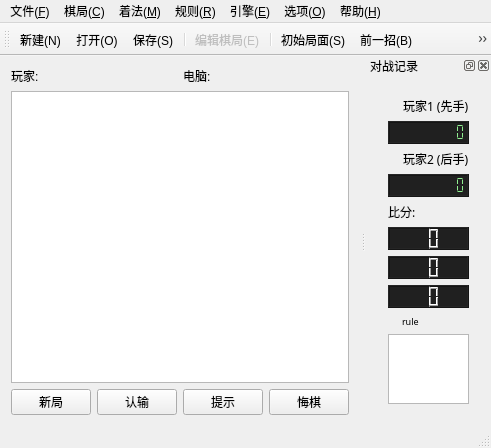
<?xml version="1.0" encoding="UTF-8"?>
<ui version="4.0">
 <class>NineChessWindowClass</class>
 <widget class="QMainWindow" name="NineChessWindowClass">
  <property name="geometry">
   <rect>
    <x>0</x>
    <y>0</y>
    <width>491</width>
    <height>418</height>
   </rect>
  </property>
  <property name="windowTitle">
   <string>三棋</string>
  </property>
  <widget class="QWidget" name="centralWidget">
   <property name="sizePolicy">
    <sizepolicy hsizetype="Expanding" vsizetype="Expanding">
     <horstretch>3</horstretch>
     <verstretch>3</verstretch>
    </sizepolicy>
   </property>
   <property name="autoFillBackground">
    <bool>false</bool>
   </property>
   <layout class="QVBoxLayout" name="verticalLayout_3">
    <item>
     <layout class="QHBoxLayout" name="horizontalLayout_3">
      <item>
       <widget class="QLabel" name="label_2">
        <property name="text">
         <string>玩家:</string>
        </property>
       </widget>
      </item>
      <item>
       <widget class="QLabel" name="label">
        <property name="text">
         <string>电脑:</string>
        </property>
       </widget>
      </item>
     </layout>
    </item>
    <item>
     <widget class="GameView" name="gameView">
      <property name="sizePolicy">
       <sizepolicy hsizetype="Expanding" vsizetype="Expanding">
        <horstretch>10</horstretch>
        <verstretch>10</verstretch>
       </sizepolicy>
      </property>
      <property name="minimumSize">
       <size>
        <width>240</width>
        <height>240</height>
       </size>
      </property>
      <property name="styleSheet">
       <string notr="true">background-image: url(:/image/resources/image/background.png);</string>
      </property>
      <property name="verticalScrollBarPolicy">
       <enum>Qt::ScrollBarAlwaysOff</enum>
      </property>
      <property name="horizontalScrollBarPolicy">
       <enum>Qt::ScrollBarAlwaysOff</enum>
      </property>
     </widget>
    </item>
    <item>
     <layout class="QHBoxLayout" name="horizontalLayout">
      <item>
       <widget class="QPushButton" name="pushButton_newGame">
        <property name="text">
         <string>新局</string>
        </property>
        <property name="flat">
         <bool>false</bool>
        </property>
       </widget>
      </item>
      <item>
       <widget class="QPushButton" name="pushButton_giveUp">
        <property name="text">
         <string>认输</string>
        </property>
       </widget>
      </item>
      <item>
       <widget class="QPushButton" name="pushButton_hint">
        <property name="text">
         <string>提示</string>
        </property>
       </widget>
      </item>
      <item>
       <widget class="QPushButton" name="pushButton_retractMove">
        <property name="text">
         <string>悔棋</string>
        </property>
       </widget>
      </item>
     </layout>
    </item>
   </layout>
  </widget>
  <widget class="QMenuBar" name="menuBar">
   <property name="geometry">
    <rect>
     <x>0</x>
     <y>0</y>
     <width>491</width>
     <height>17</height>
    </rect>
   </property>
   <widget class="QMenu" name="menu_F">
    <property name="title">
     <string>文件(&amp;F)</string>
    </property>
    <addaction name="actionNew_N"/>
    <addaction name="actionOpen_O"/>
    <addaction name="actionSave_S"/>
    <addaction name="actionSaveAs_A"/>
    <addaction name="separator"/>
    <addaction name="actionExit_X"/>
   </widget>
   <widget class="QMenu" name="menu_C">
    <property name="title">
     <string>棋局(&amp;C)</string>
    </property>
    <addaction name="actionEdit_E"/>
    <addaction name="separator"/>
    <addaction name="actionFlip_F"/>
    <addaction name="actionMirror_M"/>
    <addaction name="actionTurnRight_R"/>
    <addaction name="actionTurnLeftt_L"/>
    <addaction name="actionInvert_I"/>
   </widget>
   <widget class="QMenu" name="menu_M">
    <property name="title">
     <string>着法(&amp;M)</string>
    </property>
    <addaction name="actionBegin_S"/>
    <addaction name="actionPrevious_B"/>
    <addaction name="actionNext_F"/>
    <addaction name="actionEnd_E"/>
    <addaction name="actionAutoRun_A"/>
    <addaction name="separator"/>
    <addaction name="actionGiveUp_G"/>
    <addaction name="separator"/>
   </widget>
   <widget class="QMenu" name="menu_E">
    <property name="title">
     <string>引擎(&amp;E)</string>
    </property>
    <addaction name="actionEngine_E"/>
    <addaction name="actionLocal_L"/>
    <addaction name="actionInternet_I"/>
    <addaction name="separator"/>
    <addaction name="actionEngine1_T"/>
    <addaction name="actionEngine2_R"/>
   </widget>
   <widget class="QMenu" name="menu_O">
    <property name="title">
     <string>选项(&amp;O)</string>
    </property>
    <addaction name="actionSetting_O"/>
    <addaction name="separator"/>
    <addaction name="actionToolBar_T"/>
    <addaction name="actionDockBar_D"/>
    <addaction name="actionMusic_M"/>
    <addaction name="actionSound_S"/>
    <addaction name="actionAnimation_A"/>
   </widget>
   <widget class="QMenu" name="menu_H">
    <property name="title">
     <string>帮助(&amp;H)</string>
    </property>
    <addaction name="actionViewHelp_V"/>
    <addaction name="actionWeb_W"/>
    <addaction name="actionAbout_A"/>
   </widget>
   <widget class="QMenu" name="menu_R">
    <property name="title">
     <string>规则(&amp;R)</string>
    </property>
    <addaction name="separator"/>
    <addaction name="actionLimited_T"/>
    <addaction name="separator"/>
   </widget>
   <addaction name="menu_F"/>
   <addaction name="menu_C"/>
   <addaction name="menu_M"/>
   <addaction name="menu_R"/>
   <addaction name="menu_E"/>
   <addaction name="menu_O"/>
   <addaction name="menu_H"/>
  </widget>
  <widget class="QToolBar" name="mainToolBar">
   <property name="windowTitle">
    <string>工具栏</string>
   </property>
   <attribute name="toolBarArea">
    <enum>TopToolBarArea</enum>
   </attribute>
   <attribute name="toolBarBreak">
    <bool>false</bool>
   </attribute>
   <addaction name="actionNew_N"/>
   <addaction name="actionOpen_O"/>
   <addaction name="actionSave_S"/>
   <addaction name="separator"/>
   <addaction name="actionEdit_E"/>
   <addaction name="separator"/>
   <addaction name="actionBegin_S"/>
   <addaction name="actionPrevious_B"/>
   <addaction name="actionNext_F"/>
   <addaction name="actionEnd_E"/>
   <addaction name="actionAutoRun_A"/>
   <addaction name="separator"/>
   <addaction name="actionEngine1_T"/>
   <addaction name="actionEngine2_R"/>
   <addaction name="actionLocal_L"/>
   <addaction name="actionInternet_I"/>
  </widget>
  <widget class="QDockWidget" name="dockWidget">
   <property name="sizePolicy">
    <sizepolicy hsizetype="Preferred" vsizetype="Preferred">
     <horstretch>0</horstretch>
     <verstretch>0</verstretch>
    </sizepolicy>
   </property>
   <property name="autoFillBackground">
    <bool>false</bool>
   </property>
   <property name="styleSheet">
    <string notr="true">QLCDNumber {
	color: lightgreen;
	background-color: rgb(32, 32, 32);
}</string>
   </property>
   <property name="floating">
    <bool>false</bool>
   </property>
   <property name="allowedAreas">
    <set>Qt::AllDockWidgetAreas</set>
   </property>
   <property name="windowTitle">
    <string>对战记录</string>
   </property>
   <attribute name="dockWidgetArea">
    <number>2</number>
   </attribute>
   <widget class="QWidget" name="dockWidgetContents">
    <property name="sizePolicy">
     <sizepolicy hsizetype="Preferred" vsizetype="Preferred">
      <horstretch>0</horstretch>
      <verstretch>0</verstretch>
     </sizepolicy>
    </property>
    <property name="minimumSize">
     <size>
      <width>0</width>
      <height>0</height>
     </size>
    </property>
    <layout class="QVBoxLayout" name="verticalLayout_2">
     <item>
      <widget class="QSplitter" name="splitter">
       <property name="frameShape">
        <enum>QFrame::NoFrame</enum>
       </property>
       <property name="orientation">
        <enum>Qt::Vertical</enum>
       </property>
       <widget class="QWidget" name="layoutWidget">
        <layout class="QVBoxLayout" name="verticalLayout">
         <item>
          <layout class="QHBoxLayout" name="horizontalLayout_5">
           <property name="spacing">
            <number>1</number>
           </property>
           <property name="sizeConstraint">
            <enum>QLayout::SetDefaultConstraint</enum>
           </property>
           <item>
            <widget class="QLabel" name="picLabel1">
             <property name="sizePolicy">
              <sizepolicy hsizetype="Preferred" vsizetype="Preferred">
               <horstretch>1</horstretch>
               <verstretch>0</verstretch>
              </sizepolicy>
             </property>
             <property name="font">
              <font>
               <pointsize>9</pointsize>
              </font>
             </property>
             <property name="text">
              <string/>
             </property>
             <property name="pixmap">
              <pixmap resource="ninechesswindow.qrc">:/icon/resources/icon/Black.png</pixmap>
             </property>
             <property name="alignment">
              <set>Qt::AlignCenter</set>
             </property>
            </widget>
           </item>
           <item>
            <widget class="QLabel" name="label1">
             <property name="sizePolicy">
              <sizepolicy hsizetype="Preferred" vsizetype="Preferred">
               <horstretch>3</horstretch>
               <verstretch>0</verstretch>
              </sizepolicy>
             </property>
             <property name="font">
              <font>
               <family>微软雅黑</family>
               <pointsize>9</pointsize>
              </font>
             </property>
             <property name="text">
              <string>玩家1 (先手)</string>
             </property>
            </widget>
           </item>
          </layout>
         </item>
         <item>
          <widget class="QLCDNumber" name="lcdNumber_1">
           <property name="sizePolicy">
            <sizepolicy hsizetype="Preferred" vsizetype="Minimum">
             <horstretch>0</horstretch>
             <verstretch>0</verstretch>
            </sizepolicy>
           </property>
           <property name="styleSheet">
            <string notr="true"/>
           </property>
           <property name="smallDecimalPoint">
            <bool>false</bool>
           </property>
           <property name="digitCount">
            <number>9</number>
           </property>
           <property name="segmentStyle">
            <enum>QLCDNumber::Flat</enum>
           </property>
           <property name="value" stdset="0">
            <double>0.000000000000000</double>
           </property>
           <property name="intValue" stdset="0">
            <number>0</number>
           </property>
          </widget>
         </item>
         <item>
          <layout class="QHBoxLayout" name="horizontalLayout_4">
           <property name="spacing">
            <number>1</number>
           </property>
           <property name="sizeConstraint">
            <enum>QLayout::SetDefaultConstraint</enum>
           </property>
           <item>
            <widget class="QLabel" name="picLabel2">
             <property name="sizePolicy">
              <sizepolicy hsizetype="Preferred" vsizetype="Preferred">
               <horstretch>1</horstretch>
               <verstretch>0</verstretch>
              </sizepolicy>
             </property>
             <property name="font">
              <font>
               <pointsize>9</pointsize>
              </font>
             </property>
             <property name="text">
              <string/>
             </property>
             <property name="pixmap">
              <pixmap resource="ninechesswindow.qrc">:/icon/resources/icon/White.png</pixmap>
             </property>
             <property name="alignment">
              <set>Qt::AlignCenter</set>
             </property>
            </widget>
           </item>
           <item>
            <widget class="QLabel" name="label2">
             <property name="sizePolicy">
              <sizepolicy hsizetype="Preferred" vsizetype="Preferred">
               <horstretch>3</horstretch>
               <verstretch>0</verstretch>
              </sizepolicy>
             </property>
             <property name="font">
              <font>
               <family>微软雅黑</family>
               <pointsize>9</pointsize>
              </font>
             </property>
             <property name="text">
              <string>玩家2 (后手)</string>
             </property>
            </widget>
           </item>
          </layout>
         </item>
         <item>
          <widget class="QLCDNumber" name="lcdNumber_2">
           <property name="sizePolicy">
            <sizepolicy hsizetype="Preferred" vsizetype="Minimum">
             <horstretch>0</horstretch>
             <verstretch>0</verstretch>
            </sizepolicy>
           </property>
           <property name="styleSheet">
            <string notr="true"/>
           </property>
           <property name="smallDecimalPoint">
            <bool>false</bool>
           </property>
           <property name="digitCount">
            <number>9</number>
           </property>
           <property name="segmentStyle">
            <enum>QLCDNumber::Flat</enum>
           </property>
           <property name="value" stdset="0">
            <double>0.000000000000000</double>
           </property>
           <property name="intValue" stdset="0">
            <number>0</number>
           </property>
          </widget>
         </item>
         <item>
          <widget class="QLabel" name="labelScore">
           <property name="font">
            <font>
             <family>黑体</family>
             <pointsize>9</pointsize>
            </font>
           </property>
           <property name="text">
            <string>比分:</string>
           </property>
          </widget>
         </item>
         <item>
          <widget class="QLCDNumber" name="scoreLcdNumber_1">
           <property name="sizePolicy">
            <sizepolicy hsizetype="Preferred" vsizetype="Minimum">
             <horstretch>0</horstretch>
             <verstretch>0</verstretch>
            </sizepolicy>
           </property>
           <property name="layoutDirection">
            <enum>Qt::LeftToRight</enum>
           </property>
           <property name="smallDecimalPoint">
            <bool>false</bool>
           </property>
           <property name="digitCount">
            <number>2</number>
           </property>
           <property name="value" stdset="0">
            <double>0.000000000000000</double>
           </property>
          </widget>
         </item>
         <item>
          <widget class="QLCDNumber" name="scoreLcdNumber_2">
           <property name="sizePolicy">
            <sizepolicy hsizetype="Preferred" vsizetype="Minimum">
             <horstretch>0</horstretch>
             <verstretch>0</verstretch>
            </sizepolicy>
           </property>
           <property name="frameShape">
            <enum>QFrame::Box</enum>
           </property>
           <property name="frameShadow">
            <enum>QFrame::Raised</enum>
           </property>
           <property name="digitCount">
            <number>2</number>
           </property>
           <property name="mode">
            <enum>QLCDNumber::Dec</enum>
           </property>
          </widget>
         </item>
         <item>
          <widget class="QLCDNumber" name="scoreLcdNumber_draw">
           <property name="sizePolicy">
            <sizepolicy hsizetype="Preferred" vsizetype="Minimum">
             <horstretch>0</horstretch>
             <verstretch>0</verstretch>
            </sizepolicy>
           </property>
           <property name="smallDecimalPoint">
            <bool>false</bool>
           </property>
           <property name="digitCount">
            <number>2</number>
           </property>
          </widget>
         </item>
         <item>
          <layout class="QHBoxLayout" name="horizontalLayout_2">
           <item>
            <widget class="QLabel" name="labelInfo">
             <property name="sizePolicy">
              <sizepolicy hsizetype="Preferred" vsizetype="Preferred">
               <horstretch>1</horstretch>
               <verstretch>0</verstretch>
              </sizepolicy>
             </property>
             <property name="text">
              <string/>
             </property>
             <property name="pixmap">
              <pixmap resource="ninechesswindow.qrc">:/icon/resources/icon/Help.png</pixmap>
             </property>
            </widget>
           </item>
           <item>
            <widget class="QLabel" name="labelRule">
             <property name="sizePolicy">
              <sizepolicy hsizetype="Preferred" vsizetype="Preferred">
               <horstretch>8</horstretch>
               <verstretch>0</verstretch>
              </sizepolicy>
             </property>
             <property name="font">
              <font>
               <family>AmdtSymbols</family>
               <pointsize>7</pointsize>
              </font>
             </property>
             <property name="text">
              <string>rule</string>
             </property>
            </widget>
           </item>
          </layout>
         </item>
         <item>
          <widget class="ManualListView" name="listView">
           <property name="font">
            <font>
             <pointsize>7</pointsize>
            </font>
           </property>
          </widget>
         </item>
        </layout>
       </widget>
      </widget>
     </item>
    </layout>
   </widget>
  </widget>
  <widget class="QStatusBar" name="statusBar"/>
  <action name="actionNew_N">
   <property name="icon">
    <iconset resource="ninechesswindow.qrc">
     <normaloff>:/icon/resources/icon/DocumentHS.png</normaloff>:/icon/resources/icon/DocumentHS.png</iconset>
   </property>
   <property name="text">
    <string>新建(&amp;N)</string>
   </property>
   <property name="statusTip">
    <string/>
   </property>
   <property name="shortcut">
    <string>Ctrl+N</string>
   </property>
  </action>
  <action name="actionOpen_O">
   <property name="icon">
    <iconset resource="ninechesswindow.qrc">
     <normaloff>:/icon/resources/icon/OpenHS.png</normaloff>:/icon/resources/icon/OpenHS.png</iconset>
   </property>
   <property name="text">
    <string>打开(&amp;O)...</string>
   </property>
   <property name="shortcut">
    <string>Ctrl+O</string>
   </property>
  </action>
  <action name="actionSave_S">
   <property name="icon">
    <iconset resource="ninechesswindow.qrc">
     <normaloff>:/icon/resources/icon/SaveHS.png</normaloff>:/icon/resources/icon/SaveHS.png</iconset>
   </property>
   <property name="text">
    <string>保存(&amp;S)</string>
   </property>
   <property name="shortcut">
    <string>Ctrl+S</string>
   </property>
  </action>
  <action name="actionSaveAs_A">
   <property name="icon">
    <iconset resource="ninechesswindow.qrc">
     <normaloff>:/icon/resources/icon/SaveHS.png</normaloff>:/icon/resources/icon/SaveHS.png</iconset>
   </property>
   <property name="text">
    <string>另存为(&amp;A)...</string>
   </property>
  </action>
  <action name="actionExit_X">
   <property name="text">
    <string>退出(&amp;X)</string>
   </property>
  </action>
  <action name="actionEdit_E">
   <property name="enabled">
    <bool>false</bool>
   </property>
   <property name="icon">
    <iconset resource="ninechesswindow.qrc">
     <normaloff>:/icon/resources/icon/EditTableHS.png</normaloff>:/icon/resources/icon/EditTableHS.png</iconset>
   </property>
   <property name="text">
    <string>编辑棋局(&amp;E)</string>
   </property>
  </action>
  <action name="actionFlip_F">
   <property name="icon">
    <iconset resource="ninechesswindow.qrc">
     <normaloff>:/icon/resources/icon/FlipVerticalHS.png</normaloff>:/icon/resources/icon/FlipVerticalHS.png</iconset>
   </property>
   <property name="text">
    <string>上下翻转(&amp;F)</string>
   </property>
  </action>
  <action name="actionMirror_M">
   <property name="icon">
    <iconset resource="ninechesswindow.qrc">
     <normaloff>:/icon/resources/icon/FlipHorizontalHS.png</normaloff>:/icon/resources/icon/FlipHorizontalHS.png</iconset>
   </property>
   <property name="text">
    <string>左右翻转(&amp;M)</string>
   </property>
  </action>
  <action name="actionTurnRight_R">
   <property name="icon">
    <iconset resource="ninechesswindow.qrc">
     <normaloff>:/icon/resources/icon/RightHS.png</normaloff>:/icon/resources/icon/RightHS.png</iconset>
   </property>
   <property name="text">
    <string>顺时针旋转90°(&amp;R)</string>
   </property>
   <property name="toolTip">
    <string>顺时针旋转90°(R)</string>
   </property>
  </action>
  <action name="actionTurnLeftt_L">
   <property name="icon">
    <iconset resource="ninechesswindow.qrc">
     <normaloff>:/icon/resources/icon/LeftHS.png</normaloff>:/icon/resources/icon/LeftHS.png</iconset>
   </property>
   <property name="text">
    <string>逆时针旋转90°(&amp;L)</string>
   </property>
   <property name="toolTip">
    <string>逆时针旋转90°(L)</string>
   </property>
  </action>
  <action name="actionInvert_I">
   <property name="checkable">
    <bool>true</bool>
   </property>
   <property name="checked">
    <bool>false</bool>
   </property>
   <property name="icon">
    <iconset resource="ninechesswindow.qrc">
     <normaloff>:/icon/resources/icon/Invert.png</normaloff>:/icon/resources/icon/Invert.png</iconset>
   </property>
   <property name="text">
    <string>黑白反转(&amp;B)</string>
   </property>
  </action>
  <action name="actionBegin_S">
   <property name="icon">
    <iconset resource="ninechesswindow.qrc">
     <normaloff>:/icon/resources/icon/First.png</normaloff>:/icon/resources/icon/First.png</iconset>
   </property>
   <property name="text">
    <string>初始局面(&amp;S)</string>
   </property>
   <property name="toolTip">
    <string>初始局面(S)</string>
   </property>
   <property name="shortcut">
    <string>Ctrl+Up</string>
   </property>
  </action>
  <action name="actionPrevious_B">
   <property name="icon">
    <iconset resource="ninechesswindow.qrc">
     <normaloff>:/icon/resources/icon/Previous.png</normaloff>:/icon/resources/icon/Previous.png</iconset>
   </property>
   <property name="text">
    <string>前一招(&amp;B)</string>
   </property>
   <property name="shortcut">
    <string>Ctrl+Left</string>
   </property>
  </action>
  <action name="actionNext_F">
   <property name="icon">
    <iconset resource="ninechesswindow.qrc">
     <normaloff>:/icon/resources/icon/Next.png</normaloff>:/icon/resources/icon/Next.png</iconset>
   </property>
   <property name="text">
    <string>后一招(&amp;F)</string>
   </property>
   <property name="toolTip">
    <string>后一招(F)</string>
   </property>
   <property name="shortcut">
    <string>Ctrl+Right</string>
   </property>
  </action>
  <action name="actionEnd_E">
   <property name="icon">
    <iconset resource="ninechesswindow.qrc">
     <normaloff>:/icon/resources/icon/Last.png</normaloff>:/icon/resources/icon/Last.png</iconset>
   </property>
   <property name="text">
    <string>最后局面(&amp;E)</string>
   </property>
   <property name="shortcut">
    <string>Ctrl+Down</string>
   </property>
  </action>
  <action name="actionAutoRun_A">
   <property name="checkable">
    <bool>true</bool>
   </property>
   <property name="icon">
    <iconset resource="ninechesswindow.qrc">
     <normaloff>:/icon/resources/icon/Play.png</normaloff>:/icon/resources/icon/Play.png</iconset>
   </property>
   <property name="text">
    <string>自动演示(&amp;A)</string>
   </property>
   <property name="toolTip">
    <string>自动演示(A)</string>
   </property>
  </action>
  <action name="actionGiveUp_G">
   <property name="icon">
    <iconset resource="ninechesswindow.qrc">
     <normaloff>:/icon/resources/icon/BreakpointHS.png</normaloff>:/icon/resources/icon/BreakpointHS.png</iconset>
   </property>
   <property name="text">
    <string>认输(&amp;G)</string>
   </property>
  </action>
  <action name="actionLimited_T">
   <property name="checked">
    <bool>false</bool>
   </property>
   <property name="text">
    <string>限制步数和时间(&amp;T)...</string>
   </property>
   <property name="toolTip">
    <string>限制步数和时间(T)</string>
   </property>
  </action>
  <action name="actionLocal_L">
   <property name="checkable">
    <bool>true</bool>
   </property>
   <property name="checked">
    <bool>true</bool>
   </property>
   <property name="icon">
    <iconset resource="ninechesswindow.qrc">
     <normaloff>:/icon/resources/icon/FullScreenHS.png</normaloff>:/icon/resources/icon/FullScreenHS.png</iconset>
   </property>
   <property name="text">
    <string>本机对战(&amp;L)</string>
   </property>
   <property name="toolTip">
    <string>本机对战(L)</string>
   </property>
  </action>
  <action name="actionInternet_I">
   <property name="checkable">
    <bool>true</bool>
   </property>
   <property name="enabled">
    <bool>true</bool>
   </property>
   <property name="icon">
    <iconset resource="ninechesswindow.qrc">
     <normaloff>:/icon/resources/icon/Web.png</normaloff>:/icon/resources/icon/Web.png</iconset>
   </property>
   <property name="text">
    <string>网络对战(&amp;I)</string>
   </property>
   <property name="toolTip">
    <string>网络对战(I)</string>
   </property>
  </action>
  <action name="actionEngine_E">
   <property name="icon">
    <iconset resource="ninechesswindow.qrc">
     <normaloff>:/icon/resources/icon/OptionsHS.png</normaloff>:/icon/resources/icon/OptionsHS.png</iconset>
   </property>
   <property name="text">
    <string>引擎设置(&amp;E)...</string>
   </property>
   <property name="toolTip">
    <string>引擎设置(E)</string>
   </property>
  </action>
  <action name="actionEngine1_T">
   <property name="checkable">
    <bool>true</bool>
   </property>
   <property name="checked">
    <bool>false</bool>
   </property>
   <property name="icon">
    <iconset resource="ninechesswindow.qrc">
     <normaloff>:/icon/resources/icon/Black.png</normaloff>:/icon/resources/icon/Black.png</iconset>
   </property>
   <property name="text">
    <string>电脑执先手(&amp;T)</string>
   </property>
   <property name="toolTip">
    <string>电脑执先手(T)</string>
   </property>
  </action>
  <action name="actionEngine2_R">
   <property name="checkable">
    <bool>true</bool>
   </property>
   <property name="icon">
    <iconset resource="ninechesswindow.qrc">
     <normaloff>:/icon/resources/icon/White.png</normaloff>:/icon/resources/icon/White.png</iconset>
   </property>
   <property name="text">
    <string>电脑执后手(&amp;R)</string>
   </property>
   <property name="toolTip">
    <string>电脑执白(R)</string>
   </property>
  </action>
  <action name="actionSetting_O">
   <property name="enabled">
    <bool>false</bool>
   </property>
   <property name="icon">
    <iconset resource="ninechesswindow.qrc">
     <normaloff>:/icon/resources/icon/PrimaryKeyHS.png</normaloff>:/icon/resources/icon/PrimaryKeyHS.png</iconset>
   </property>
   <property name="text">
    <string>设置(&amp;O)...</string>
   </property>
  </action>
  <action name="actionToolBar_T">
   <property name="checkable">
    <bool>true</bool>
   </property>
   <property name="checked">
    <bool>true</bool>
   </property>
   <property name="text">
    <string>工具栏(&amp;T)</string>
   </property>
  </action>
  <action name="actionDockBar_D">
   <property name="checkable">
    <bool>true</bool>
   </property>
   <property name="checked">
    <bool>true</bool>
   </property>
   <property name="text">
    <string>信息栏(&amp;D)</string>
   </property>
  </action>
  <action name="actionMusic_M">
   <property name="checkable">
    <bool>true</bool>
   </property>
   <property name="checked">
    <bool>true</bool>
   </property>
   <property name="text">
    <string>背景音乐(&amp;M)</string>
   </property>
   <property name="visible">
    <bool>false</bool>
   </property>
  </action>
  <action name="actionSound_S">
   <property name="checkable">
    <bool>true</bool>
   </property>
   <property name="checked">
    <bool>true</bool>
   </property>
   <property name="text">
    <string>落子音效(&amp;S)</string>
   </property>
  </action>
  <action name="actionAnimation_A">
   <property name="checkable">
    <bool>true</bool>
   </property>
   <property name="checked">
    <bool>true</bool>
   </property>
   <property name="text">
    <string>落子动画(&amp;A)</string>
   </property>
   <property name="toolTip">
    <string>落子动画(A)</string>
   </property>
  </action>
  <action name="actionViewHelp_V">
   <property name="enabled">
    <bool>true</bool>
   </property>
   <property name="icon">
    <iconset resource="ninechesswindow.qrc">
     <normaloff>:/icon/resources/icon/Help.png</normaloff>:/icon/resources/icon/Help.png</iconset>
   </property>
   <property name="text">
    <string>查看帮助(&amp;V)</string>
   </property>
   <property name="shortcut">
    <string>F1</string>
   </property>
  </action>
  <action name="actionWeb_W">
   <property name="enabled">
    <bool>true</bool>
   </property>
   <property name="icon">
    <iconset resource="ninechesswindow.qrc">
     <normaloff>:/icon/resources/icon/HomeHS.png</normaloff>:/icon/resources/icon/HomeHS.png</iconset>
   </property>
   <property name="text">
    <string>作者主页(&amp;W)</string>
   </property>
   <property name="toolTip">
    <string>作者主页(W)</string>
   </property>
  </action>
  <action name="actionAbout_A">
   <property name="enabled">
    <bool>true</bool>
   </property>
   <property name="text">
    <string>关于(&amp;A)...</string>
   </property>
   <property name="toolTip">
    <string>关于(A)</string>
   </property>
  </action>
 </widget>
 <layoutdefault spacing="6" margin="11"/>
 <customwidgets>
  <customwidget>
   <class>GameView</class>
   <extends>QGraphicsView</extends>
   <header>gameview.h</header>
  </customwidget>
  <customwidget>
   <class>ManualListView</class>
   <extends>QListView</extends>
   <header>manuallistview.h</header>
  </customwidget>
 </customwidgets>
 <resources>
  <include location="ninechesswindow.qrc"/>
 </resources>
 <connections>
  <connection>
   <sender>actionDockBar_D</sender>
   <signal>toggled(bool)</signal>
   <receiver>dockWidget</receiver>
   <slot>setVisible(bool)</slot>
   <hints>
    <hint type="sourcelabel">
     <x>-1</x>
     <y>-1</y>
    </hint>
    <hint type="destinationlabel">
     <x>507</x>
     <y>214</y>
    </hint>
   </hints>
  </connection>
  <connection>
   <sender>actionToolBar_T</sender>
   <signal>toggled(bool)</signal>
   <receiver>mainToolBar</receiver>
   <slot>setVisible(bool)</slot>
   <hints>
    <hint type="sourcelabel">
     <x>-1</x>
     <y>-1</y>
    </hint>
    <hint type="destinationlabel">
     <x>289</x>
     <y>28</y>
    </hint>
   </hints>
  </connection>
  <connection>
   <sender>actionExit_X</sender>
   <signal>triggered()</signal>
   <receiver>NineChessWindowClass</receiver>
   <slot>close()</slot>
   <hints>
    <hint type="sourcelabel">
     <x>-1</x>
     <y>-1</y>
    </hint>
    <hint type="destinationlabel">
     <x>289</x>
     <y>207</y>
    </hint>
   </hints>
  </connection>
  <connection>
   <sender>mainToolBar</sender>
   <signal>visibilityChanged(bool)</signal>
   <receiver>actionToolBar_T</receiver>
   <slot>setChecked(bool)</slot>
   <hints>
    <hint type="sourcelabel">
     <x>280</x>
     <y>47</y>
    </hint>
    <hint type="destinationlabel">
     <x>-1</x>
     <y>-1</y>
    </hint>
   </hints>
  </connection>
  <connection>
   <sender>dockWidget</sender>
   <signal>visibilityChanged(bool)</signal>
   <receiver>actionDockBar_D</receiver>
   <slot>setChecked(bool)</slot>
   <hints>
    <hint type="sourcelabel">
     <x>421</x>
     <y>267</y>
    </hint>
    <hint type="destinationlabel">
     <x>-1</x>
     <y>-1</y>
    </hint>
   </hints>
  </connection>
 </connections>
</ui>
